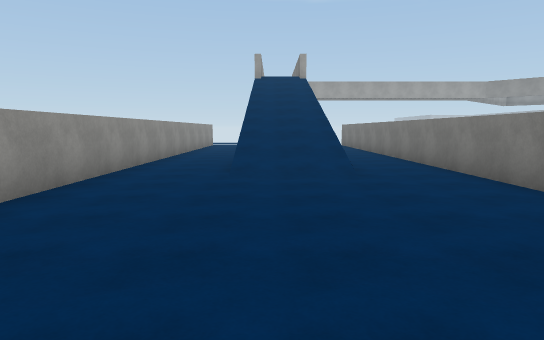
view 1 (above)

16 first-person views from a walk through a 3-D level made in the Unity game engine. The camera is 1.5 m above the floor, tilts 6° down and sees 70° across. The floor is counted in squares, 2 m on a side. Each view is taken from the middle of a square. On the plan, view 1 faces up. The plan holds only what a view shows up to about 12 squares ahead; the rest is blank. The place goes on beyond the plan. The player is left out. Some surface patterns are stand-ins.

view 2
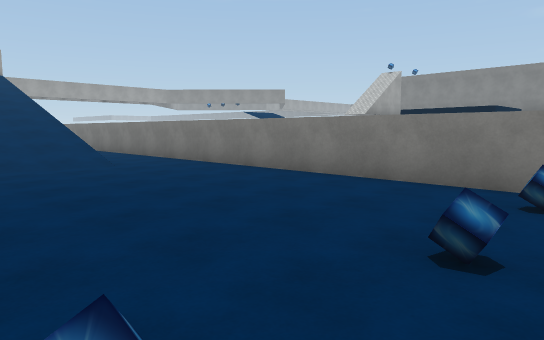

view 3
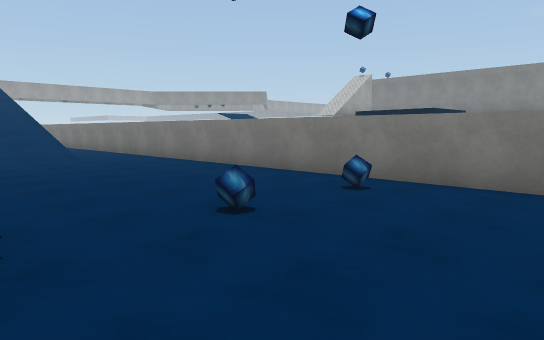

view 4
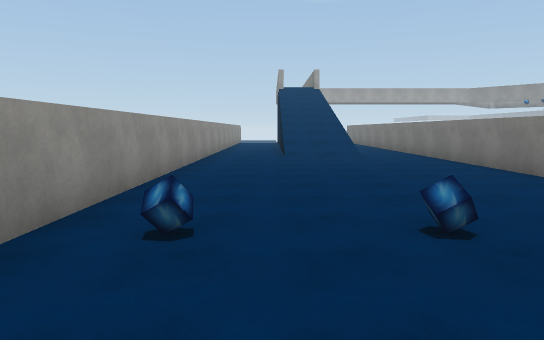

view 5
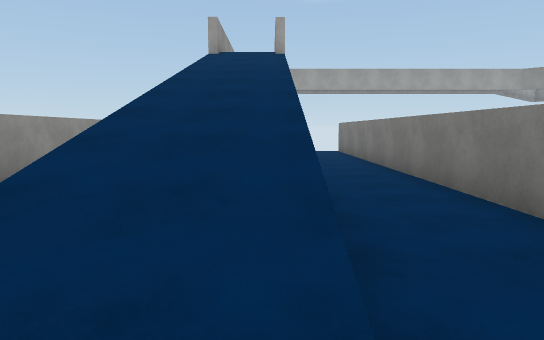

view 6
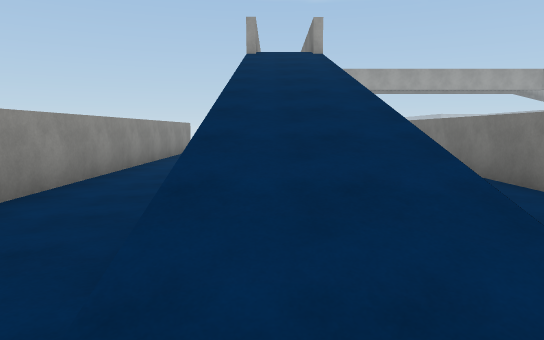

view 7
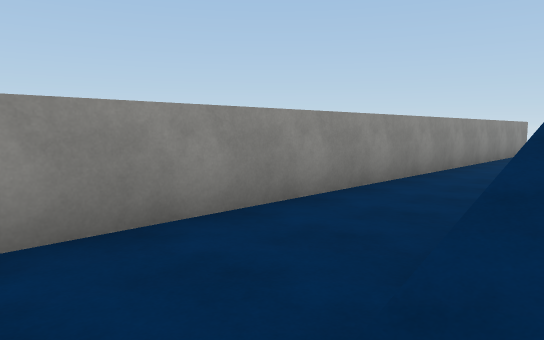

view 8
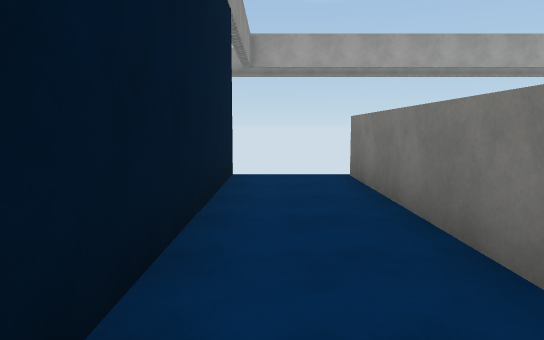

view 9
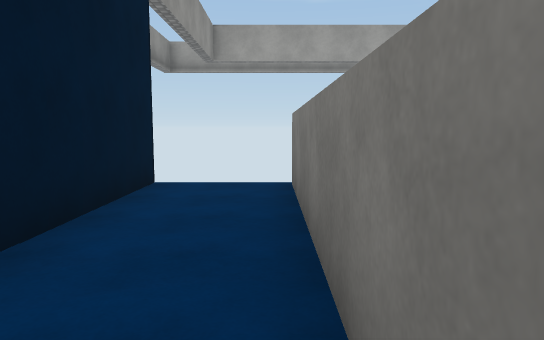

view 10
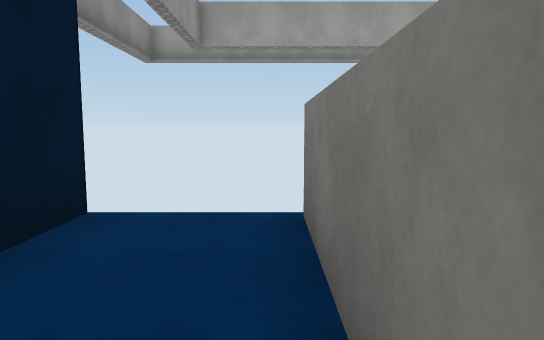

view 11
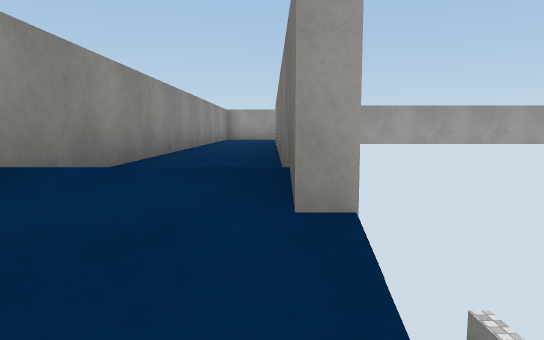

view 12
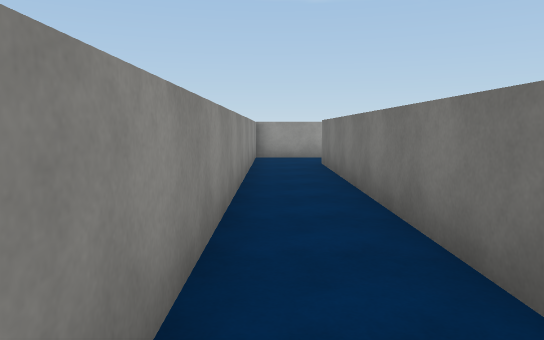

view 13
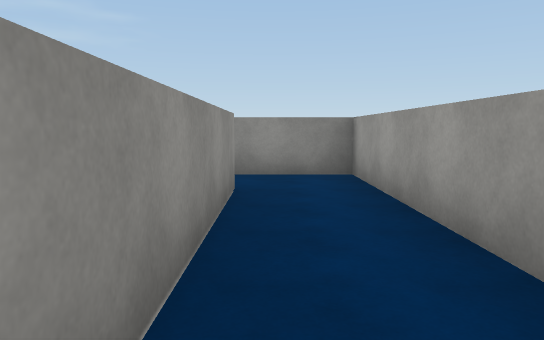

view 14
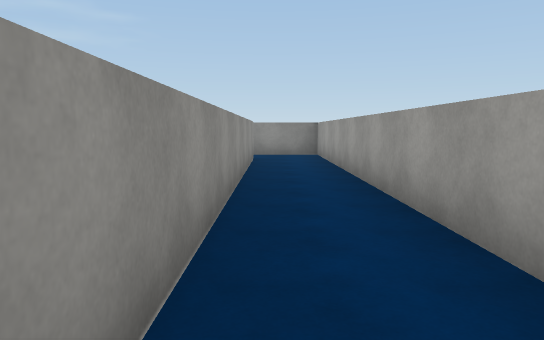

view 15
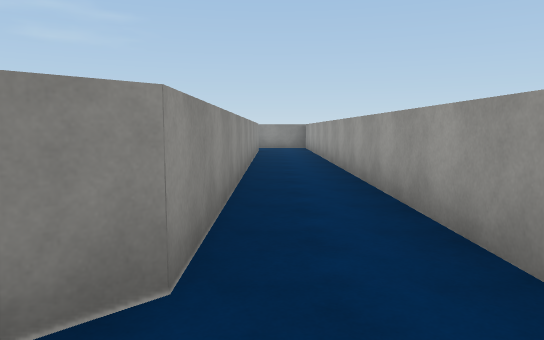

view 16
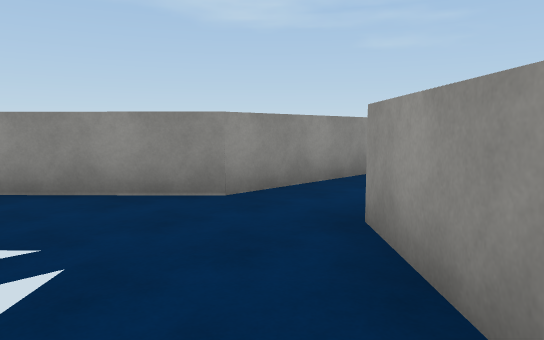

### Floor plan
Key: @ floor where view 1 was taken; # wall or solid block; x gap in a wall; . main floor; : floor 5.5 m higher than the main floor; / step, stairs or slope; O other object.
Columns run from 3 left of view 1 to 16 right of it. Each row starts with its distance up from view 1.
 28                  ##:
 27   ################:
 26   #::::::::::::::::
 25   #::::::::::::::::
 24   #:##############:
 23   #:#            ##
 22   #:#
 21   #:#
 20   #:#
 19   #:#
 18 x #:#..
 17 # #:#..#
 16 # #/#..#
 15 #..//..#
 14 #..//..#
 13 #..//..#
 12 #..//..#
 11 #..//..#
 10 #..//..#
  9 #..//..#
  8 #..//..#
  7 #..//..#
  6 #..//..#
  5 #......#
  4 #......#
  3 #......#
  2 #......#
  1 #......#
  0 #..@...#
 -1 #O.O.O.#
 -2  ......#
 -3  ......#
 -4  ....

Positions as (right, up) in squares from view 1, and headings:
1: (0, 0), facing up
2: (-2, -2), facing up-right
3: (-2, -4), facing up-right
4: (-1, -4), facing up
5: (1, 5), facing up
6: (0, 5), facing up
7: (0, 5), facing up-left
8: (2, 12), facing up
9: (3, 13), facing up
10: (3, 15), facing up
11: (1, 14), facing up
12: (0, 16), facing up
13: (6, 25), facing left
14: (11, 25), facing left
15: (15, 25), facing left
16: (16, 28), facing down-left
